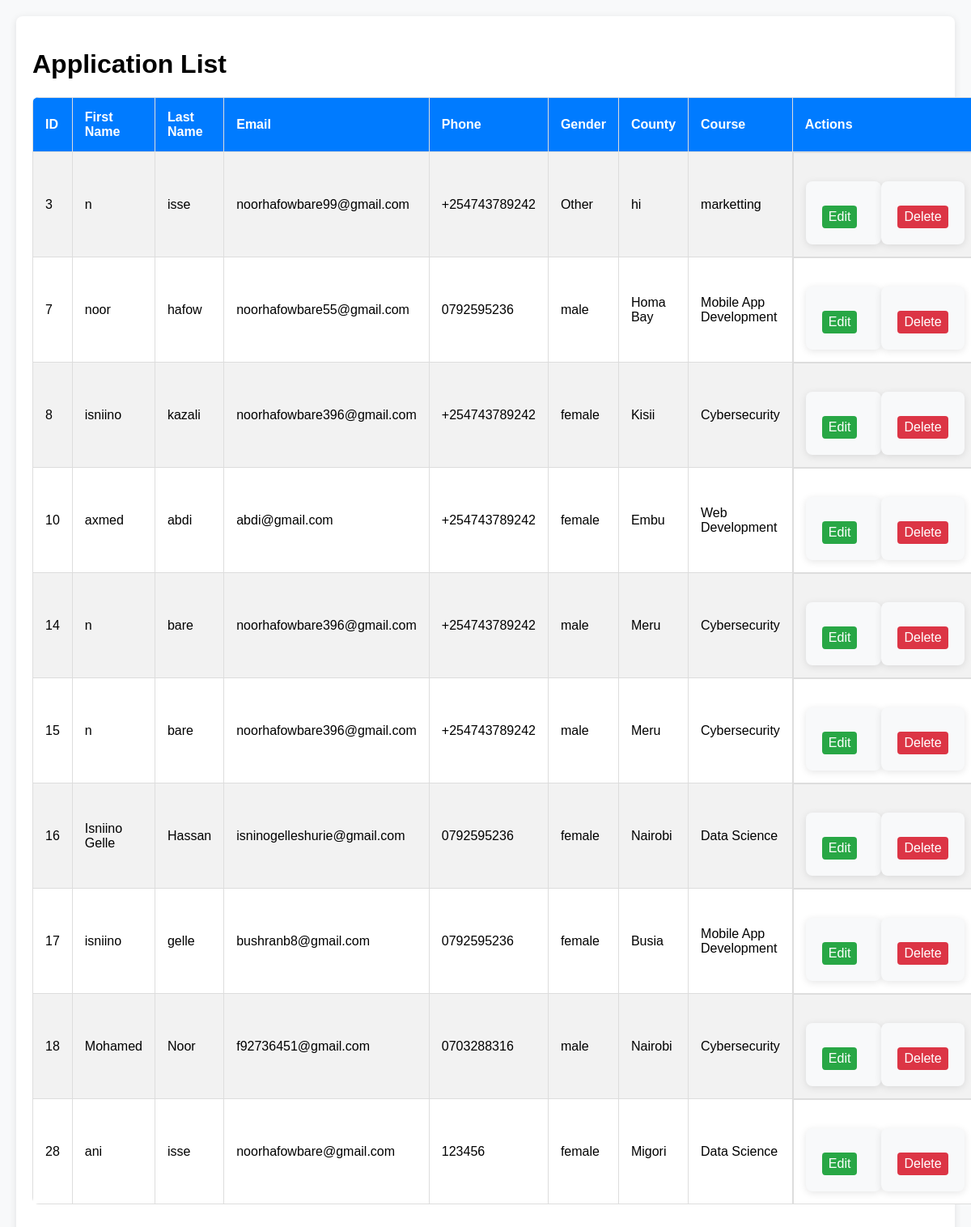
The page /admin/applications on the database as committed earlier.
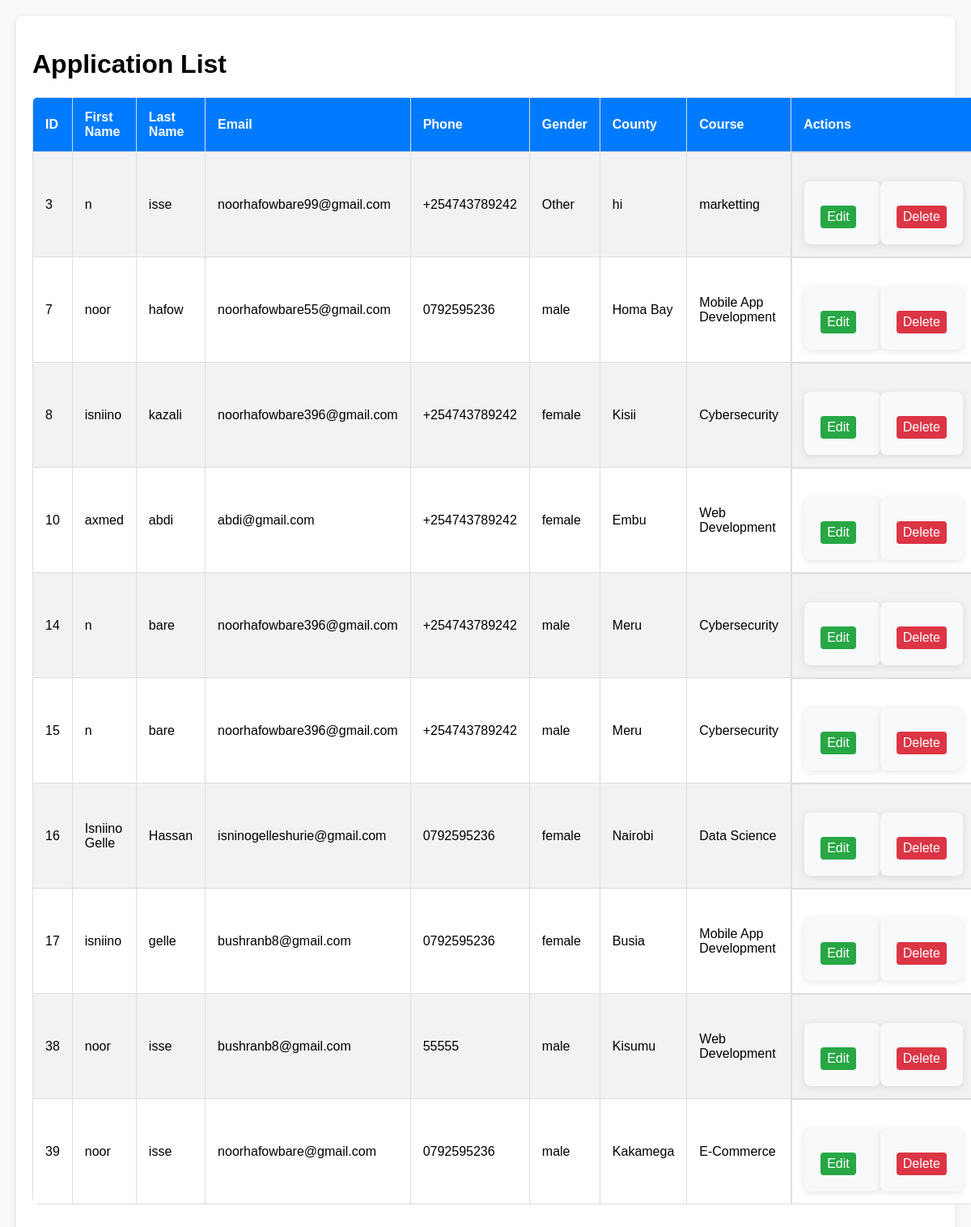
The same page on the database as committed later.
### tables this page shows
CREATE TABLE applications (
                    id INTEGER PRIMARY KEY AUTOINCREMENT,
                    first_name TEXT NOT NULL,
                    last_name TEXT NOT NULL,
                    email TEXT NOT NULL,
                    phone TEXT NOT NULL,
                    gender TEXT NOT NULL,
                    county TEXT NOT NULL,
                    course TEXT NOT NULL
                );

### app.py (the view)
@app.route('/admin/applications')
def view_applications():
    page = request.args.get('page', 1, type=int)
    per_page = 10  # Number of records per page
    offset = (page - 1) * per_page
    conn = get_db_connection()
    applications = conn.execute('SELECT * FROM applications LIMIT ? OFFSET ?', (per_page, offset)).fetchall()
    conn.close()
    return render_template('applications.html', applications=applications, page=page, per_page=per_page)

### app.py (called while the page is built)
def get_db_connection():
    conn = sqlite3.connect('database.db')
    conn.row_factory = sqlite3.Row
    return conn

### templates/applications.html (shortened to what this page needs)
<!DOCTYPE html>
<html lang="en">
  <head>
    <link
      rel="stylesheet"
      href="{{ url_for('static', filename='css/admin.css') }}"
    />
  </head>
  <body>
    <div class="container">
      <h1>Application List</h1>
      <table>
        <tr>
          <th>ID</th>
          <th>First Name</th>
          <th>Last Name</th>
          <th>Email</th>
          <th>Phone</th>
          <th>Gender</th>
          <th>County</th>
          <th>Course</th>
          <th>Actions</th>
        </tr>
        {% for application in applications %}
        <tr>
          <td>{{ application.id }}</td>
          <td>{{ application.first_name }}</td>
          <td>{{ application.last_name }}</td>
          <td>{{ application.email }}</td>
          <td>{{ application.phone }}</td>
          <td>{{ application.gender }}</td>
          <td>{{ application.county }}</td>
          <td>{{ application.course }}</td>
          <td class="actions">
            <form
              action="{{ url_for('edit_application', id=application.id) }}"
              method="GET"
              style="display: inline"
            >
              <button class="edit" type="submit">Edit</button>
            </form>
            <form
              action="{{ url_for('delete_application', id=application.id) }}"
              method="POST"
              style="display: inline"
            >
              <button
                class="delete"
                type="submit"
                onclick="return confirm('Are you sure you want to delete this application?');"
              >
                Delete
              </button>
            </form>
          </td>
        </tr>
        {% endfor %}
      </table>
    </div>
  </body>
</html>

### static/css/admin.css (style rules this page uses)
body { font-family: Arial, sans-serif; background-color: #f8f9fa; margin: 0; padding: 20px; }
.container { max-width: 1200px; margin: 0 auto; padding: 20px; background-color: white; border-radius: 8px; box-shadow: 0 2px 10px rgba(0, 0, 0, 0.1); }
table { width: 100%; border-collapse: collapse; margin-bottom: 20px; background-color: white; border-radius: 8px; overflow: hidden; }
table th, table td { padding: 15px; border: 1px solid #ddd; text-align: left; }
table th { background-color: #007bff; color: white; font-size: 16px; }
table tr:nth-child(even) { background-color: #f2f2f2; }
button.edit { background-color: #28a745; color: white; border: none; padding: 5px 8px; border-radius: 4px; cursor: pointer; margin-right: 10px; }
button.delete { background-color: #dc3545; color: white; border: none; padding: 5px 8px; border-radius: 4px; cursor: pointer; }
.actions { display: flex; justify-content: flex-start; align-items: center; }
form { margin-top: 20px; background-color: #f8f9fa; padding: 20px; border-radius: 8px; box-shadow: 0 2px 10px rgba(0, 0, 0, 0.1); }
form button { background-color: #007bff; color: white; padding: 12px 20px; border: none; border-radius: 4px; cursor: pointer; font-size: 16px; margin-top: 10px; }

Rows that differ between the two databases and show on the page:
removed applications: id "18", first_name "Mohamed", last_name "Noor", email "f92736451@gmail.com", phone "0703288316", gender "male", county "Nairobi", course "Cybersecurity"
removed applications: id "28", first_name "ani", last_name "isse", email "noorhafowbare@gmail.com", phone "123456", gender "female", county "Migori", course "Data Science"
added applications: id "38", first_name "noor", last_name "isse", email "bushranb8@gmail.com", phone "55555", gender "male", county "Kisumu", course "Web Development"
added applications: id "39", first_name "noor", last_name "isse", email "noorhafowbare@gmail.com", phone "0792595236", gender "male", county "Kakamega", course "E-Commerce"
